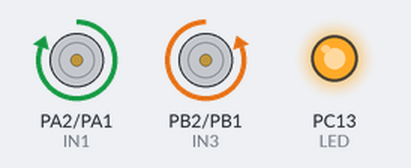
Bench run of a sketch on a simulated STM32 Blue Pill. On the bench: motor-driver pin pairs drawn as motors (green arrow = first pin HIGH = forward, orange = second pin HIGH = backward, longer = more drive, scaled by the enable pin), output pins drawn as LEDs (lit = HIGH). What the sketch prints to the serial monitor is not drawn.

Above: at 0.17 s.
At 2.92 s:
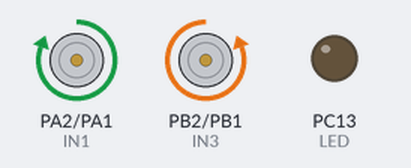
Timing chart, 0 to 3.2 s (numbered marks = the images above):
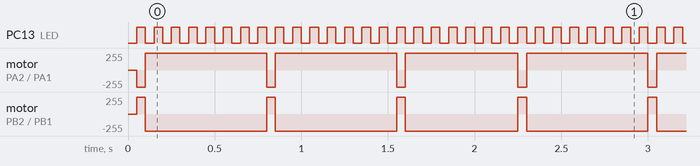

Measured:
- by itself, PC13 (LED): alternates HIGH for 0.05 s and LOW for 0.05 s
- by itself, motor on PA2 (IN1) / PA1 (IN2): alternates forward 255/255 for 0.70 s and backward 255/255 for 0.05 s
- by itself, motor on PB2 (IN3) / PB1 (IN4): alternates forward 255/255 for 0.05 s and backward 255/255 for 0.70 s

The sketch:

MOTOR_ISR_SERIAL.ino
```cpp
#include <STM32TimerInterrupt.h>
#include <STM32_ISR_Timer.h>
#define TIMER_INTERVAL_MS 100
#define HW_TIMER_INTERVAL_MS 50

STM32Timer ITimer(TIM1);
STM32_ISR_Timer ISR_Timer;

#define TIMER_INTERVAL_20ms 20L
#define TIMER_INTERVAL_0_5S 500L
#define TIMER_INTERVAL_1S 1000L
#define TIMER_INTERVAL_1_5S 1500L

void TimerHandler() {
  ISR_Timer.run();
}

#define IN1 PA2
#define IN2 PA1
#define ENA PA5

#define IN3 PB2
#define IN4 PB1
#define ENB PB0

#define LED PC13
#define TIM3_CH1 PA6
#define TIM3_CH2 PA7
#define TIM4_CH1 PB6
#define TIM4_CH2 PB7

// Right Motor
float setpoint_R = 2;
float error_R = 0;
float Kp_R = 70;
float Ki_R = 0.8;
float Kd_R = 0;

float sum_R = 0;
float prevError_R = 0;

float speed_R = 0;
float prevSpeed_R = 0;
float PWMvalue_R = 0;

float GearRatio_R = 20;
float Pulse_R = 44;
float Wheel_R = 65;
float LoopFreq_R = 100;
volatile float Vel_R = -200;

long V3H, V3L, CNT3;

// Left Motor
float setpoint_L = 2;
float error_L = 0;
float Kp_L = 70;
float Ki_L = 0.8;
float Kd_L = 0;

float sum_L = 0;
float prevError_L = 0;

float speed_L = 0;
float prevSpeed_L = 0;
float PWMvalue_L = 0;

float GearRatio_L = 20;
float Pulse_L = 44;
float Wheel_L = 65;
float LoopFreq_L = 100;
volatile float Vel_L = -200;

void timer3Int(void);
void timer4Int(void);

void driveMotor(void);

TIM_TypeDef *inst4 = TIM4;
HardwareTimer *timer4;
TIM_TypeDef *inst3 = TIM3;
HardwareTimer *timer3;

void setup() {
  Serial.begin(115200);
  pinMode(LED, OUTPUT);
  pinMode(TIM3_CH1, INPUT);
  pinMode(TIM3_CH2, INPUT);
  pinMode(TIM4_CH1, INPUT);
  pinMode(TIM4_CH2, INPUT);

  pinMode(IN1, OUTPUT);
  pinMode(IN2, OUTPUT);
  pinMode(ENA, OUTPUT);

  pinMode(IN3, OUTPUT);
  pinMode(IN4, OUTPUT);
  pinMode(ENB, OUTPUT);


  timer3 = new HardwareTimer(inst3);
  timer4 = new HardwareTimer(inst4);


  // config GPIO to alternate function for timer4 (CH1=PB6, CH2=PB7)
  //GPIOB->AFRL = 0b0010 0010 0000 0000 0000 0000 0000 0000
  GPIOA->AFR[0] = (GPIOA->AFR[0] & 0x00FFFFFF) + 0x22000000;
  GPIOB->AFR[0] = (GPIOB->AFR[0] & 0x00FFFFFF) + 0x22000000;
  // config GPIO to AF (alternate function mode)
  // MODER7 and MODER6 = 0xb10
  GPIOA->MODER = (GPIOA->MODER & 0xFFFF0FFF) + 0x0000A000;
  GPIOB->MODER = (GPIOB->MODER & 0xFFFF0FFF) + 0x0000A000;

  //CC1S=’01’ (TIMx_CCMR1 register, TI1FP1 mapped on TI1).
  // CC1S = last 2 bits
  //CC2S=’01’ (TIMx_CCMR2 register, TI1FP2 mapped on TI2).
  // CC2S = bit 9 and 8
  TIM3->CCMR1 = (TIM3->CCMR1 & 0xFFFFFCFC) + 0b0100000001;
  TIM4->CCMR1 = (TIM4->CCMR1 & 0xFFFFFCFC) + 0b0100000001;

  //SMS=’011’ (TIMx_SMCR register, both inputs are active on both rising and fallingedges).
  // SMS = last 3 bits of SMCR
  TIM3->SMCR = (TIM3->SMCR & 0xFFFFFFF8) + 0b011;
  TIM4->SMCR = (TIM4->SMCR & 0xFFFFFFF8) + 0b011;
  //CC1P=’0’, CC1NP=’0’, and IC1F = ‘0000’ (TIMx_CCER register, TI1FP1 non-inverted,TI1FP1=TI1).
  //CC2P=’0’, CC2NP=’0’, and IC2F = ‘0000’ (TIMx_CCER register, TI1FP2 non-inverted,TI1FP2= TI2).
  // no need to do anything here becase they are all zero's after reset

  timer3->attachInterrupt(timer3Int);
  timer4->attachInterrupt(timer4Int);

  //CEN=’1’ (TIMx_CR1 register, Counter enabled).
  // CEN is last bit of CR1
  TIM3->CR1 = (TIM3->CR1 & 0xFFFE) + 1;
  TIM4->CR1 = (TIM4->CR1 & 0xFFFE) + 1;

  if (ITimer.attachInterruptInterval(HW_TIMER_INTERVAL_MS * 1000, TimerHandler)) {
    Serial.print(F("Starting ITimer OK, millis() = "));
    Serial.println(millis());
  } else
    Serial.println(F("Can't set ITimer. Select another freq. or timer"));

  // Just to demonstrate, don't use too many ISR Timers if not absolutely necessary
  // You can use up to 16 timer for each ISR_Timer
  ISR_Timer.setInterval(TIMER_INTERVAL_20ms, driveMotor);
}

void loop() {

  if (Serial.available() > 0) {
    String message = Serial.readStringUntil('\n');

    // Parse motor speeds separated by a comma
    int separatorIndex = message.indexOf(',');

    if (separatorIndex != -1) {
      String rightSpeed = message.substring(0, separatorIndex);
      String leftSpeed = message.substring(separatorIndex + 1);

      // Convert to integers
      Vel_R = rightSpeed.toInt();
      Vel_L = leftSpeed.toInt();
    }

    delay(50);
  }
}

void driveMotor() {
  //digitalWrite(LED, HIGH);
  digitalWrite(LED, !digitalRead(LED));

  float pulse_per_mm_R = (GearRatio_R * Pulse_R) / (Wheel_R * 3.14);
  float mm_per_pulse_R = (Wheel_R * 3.14) / (GearRatio_R * Pulse_R);
  float pulse_per_sec_R = Vel_R * pulse_per_mm_R;
  float pulse_per_loop_R = pulse_per_sec_R / LoopFreq_R;

  float pulse_per_mm_L = (GearRatio_L * Pulse_L) / (Wheel_L * 3.14);
  float mm_per_pulse_L = (Wheel_L * 3.14) / (GearRatio_L * Pulse_L);
  float pulse_per_sec_L = Vel_L * pulse_per_mm_L;
  float pulse_per_loop_L = pulse_per_sec_L / LoopFreq_L;

  int v3, v4;

  v3 = timer3->getCount();
  v4 = timer4->getCount();

  speed_R = v3 - prevSpeed_R;
  prevSpeed_R = v3;
  error_R = pulse_per_loop_R - speed_R;
  sum_R += error_R;

  speed_L = v4 - prevSpeed_L;
  prevSpeed_L = v4;
  error_L = pulse_per_loop_L - speed_L;
  sum_L += error_L;

  if (sum_R > 500) {
    sum_R = 500;
  }
  if (sum_R < -500) {
    sum_R = -500;
  }

  if (sum_L > 500) {
    sum_L = 500;
  }
  if (sum_L < -500) {
    sum_L = -500;
  }

  PWMvalue_R = (Kp_R * error_R) + (Ki_R * sum_R);
  PWMvalue_L = (Kp_L * error_L) + (Ki_L * sum_L);

  if (PWMvalue_R >= 0) {
    digitalWrite(IN1, HIGH);
    digitalWrite(IN2, LOW);
  } else {
    digitalWrite(IN1, LOW);
    digitalWrite(IN2, HIGH);
    PWMvalue_R = PWMvalue_R * -1;
  }

  if (PWMvalue_L >= 0) {
    digitalWrite(IN3, LOW);
    digitalWrite(IN4, HIGH);
  } else {
    digitalWrite(IN3, HIGH);
    digitalWrite(IN4, LOW);
    PWMvalue_L = PWMvalue_L * -1;
  }

  PWMvalue_R = map(PWMvalue_R, 0, 1000, 0, 255);
  PWMvalue_L = map(PWMvalue_L, 0, 1000, 0, 255);

  analogWrite(ENA, (int)PWMvalue_R);
  analogWrite(ENB, (int)PWMvalue_L);

  //CNT3 = timer3->getCount() + (V3H << 16);
  //Serial.print("TIM3: ");
  //Serial.print(v3);
  //Serial.print("  CNT3: ");
  //Serial.print(CNT3);
  //Serial.print("       PWM: ");
  //Serial.print((int)PWMvalue_R);
  //Serial.print(" Speed: ");
  //Serial.print(speed_R);
  //Serial.print("  Error: ");
  //Serial.println(error_R);
  //Serial.print("  TIM4: ");
  //Serial.println(v4);

  // analogWrite(LED, map(v4, 0, 65536, 0, 255));
  //analogWrite(ENA, 100);

  //digitalWrite(LED, LOW);
}

void timer3Int(void) {
  //digitalWrite(LED, !digitalRead(LED));
  if (TIM3->CR1 & 0x10) {
    V3H--;
  } else {
    V3H++;
  }
}

void timer4Int(void) {
  //digitalWrite(LED, !digitalRead(LED));
}
```
